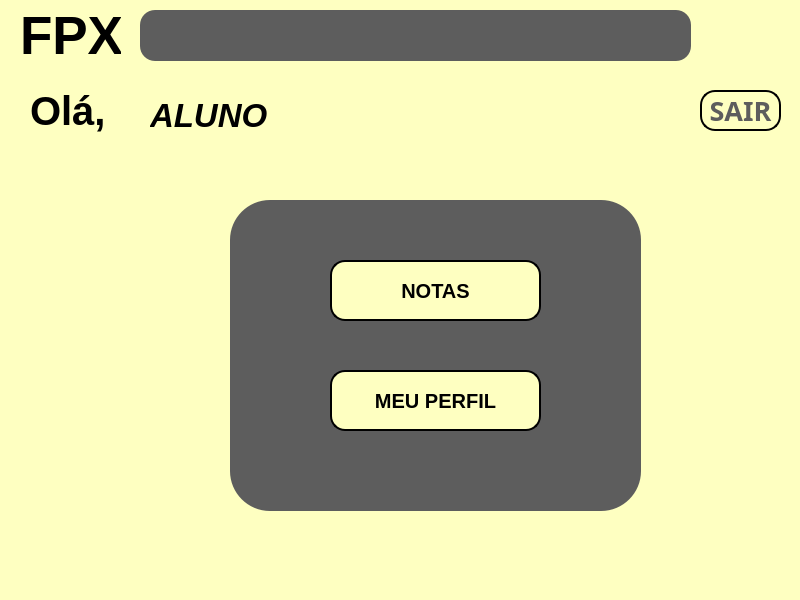
<?xml version="1.0" encoding="UTF-8"?>
<ui version="4.0">
 <class>MainWindow</class>
 <widget class="QMainWindow" name="MainWindow">
  <property name="geometry">
   <rect>
    <x>0</x>
    <y>0</y>
    <width>800</width>
    <height>600</height>
   </rect>
  </property>
  <property name="minimumSize">
   <size>
    <width>800</width>
    <height>600</height>
   </size>
  </property>
  <property name="maximumSize">
   <size>
    <width>800</width>
    <height>600</height>
   </size>
  </property>
  <property name="windowTitle">
   <string>Tela Inicial</string>
  </property>
  <property name="windowIcon">
   <iconset>
    <normaloff>../../../Downloads/guilherme puto/sources/Icone janela.png</normaloff>../../../Downloads/guilherme puto/sources/Icone janela.png</iconset>
  </property>
  <property name="styleSheet">
   <string notr="true">background-color: rgb(254, 255, 193);</string>
  </property>
  <widget class="QWidget" name="centralwidget">
   <widget class="QLabel" name="label_2">
    <property name="geometry">
     <rect>
      <x>30</x>
      <y>80</y>
      <width>131</width>
      <height>61</height>
     </rect>
    </property>
    <property name="font">
     <font>
      <pointsize>30</pointsize>
      <weight>75</weight>
      <bold>true</bold>
     </font>
    </property>
    <property name="text">
     <string>Olá, </string>
    </property>
   </widget>
   <widget class="QFrame" name="frame">
    <property name="geometry">
     <rect>
      <x>140</x>
      <y>10</y>
      <width>551</width>
      <height>51</height>
     </rect>
    </property>
    <property name="styleSheet">
     <string notr="true">background-color: rgb(93, 93, 93);
border-radius: 15px;
border-style: outset;
border- width: 2px;</string>
    </property>
    <property name="frameShape">
     <enum>QFrame::StyledPanel</enum>
    </property>
    <property name="frameShadow">
     <enum>QFrame::Raised</enum>
    </property>
   </widget>
   <widget class="QLabel" name="label">
    <property name="geometry">
     <rect>
      <x>20</x>
      <y>10</y>
      <width>101</width>
      <height>51</height>
     </rect>
    </property>
    <property name="font">
     <font>
      <pointsize>40</pointsize>
      <weight>75</weight>
      <bold>true</bold>
     </font>
    </property>
    <property name="text">
     <string>FPX</string>
    </property>
   </widget>
   <widget class="QPushButton" name="pushButton">
    <property name="geometry">
     <rect>
      <x>700</x>
      <y>90</y>
      <width>81</width>
      <height>41</height>
     </rect>
    </property>
    <property name="font">
     <font>
      <family>Yu Gothic</family>
      <pointsize>20</pointsize>
      <weight>75</weight>
      <italic>false</italic>
      <bold>true</bold>
     </font>
    </property>
    <property name="styleSheet">
     <string notr="true">color: rgb(93, 93, 93);
border-style: outset;
border-width: 2px;
border-radius: 15px;
border-color: black;</string>
    </property>
    <property name="text">
     <string>SAIR</string>
    </property>
   </widget>
   <widget class="QLabel" name="label_3">
    <property name="geometry">
     <rect>
      <x>150</x>
      <y>90</y>
      <width>521</width>
      <height>51</height>
     </rect>
    </property>
    <property name="font">
     <font>
      <pointsize>25</pointsize>
      <weight>75</weight>
      <italic>true</italic>
      <bold>true</bold>
     </font>
    </property>
    <property name="text">
     <string>ALUNO</string>
    </property>
   </widget>
   <widget class="QFrame" name="frame_2">
    <property name="geometry">
     <rect>
      <x>230</x>
      <y>200</y>
      <width>411</width>
      <height>311</height>
     </rect>
    </property>
    <property name="styleSheet">
     <string notr="true">background-color: rgb(93, 93, 93);
border-radius: 40px;
border-style: outset;
border- width: 4px;</string>
    </property>
    <property name="frameShape">
     <enum>QFrame::StyledPanel</enum>
    </property>
    <property name="frameShadow">
     <enum>QFrame::Raised</enum>
    </property>
    <widget class="QPushButton" name="pushButton_3">
     <property name="geometry">
      <rect>
       <x>100</x>
       <y>170</y>
       <width>211</width>
       <height>61</height>
      </rect>
     </property>
     <property name="font">
      <font>
       <pointsize>15</pointsize>
       <weight>75</weight>
       <bold>true</bold>
      </font>
     </property>
     <property name="styleSheet">
      <string notr="true">background-color: rgb(254, 255, 193);
border-style: outset;
border-width: 2px;
border-radius: 15px;
border-color: black;</string>
     </property>
     <property name="text">
      <string>MEU PERFIL</string>
     </property>
    </widget>
    <widget class="QPushButton" name="pushButton_2">
     <property name="geometry">
      <rect>
       <x>100</x>
       <y>60</y>
       <width>211</width>
       <height>61</height>
      </rect>
     </property>
     <property name="font">
      <font>
       <pointsize>15</pointsize>
       <weight>75</weight>
       <bold>true</bold>
      </font>
     </property>
     <property name="styleSheet">
      <string notr="true">background-color: rgb(254, 255, 193);
border-style: outset;
border-width: 2px;
border-radius: 15px;
border-color: black;</string>
     </property>
     <property name="text">
      <string>NOTAS</string>
     </property>
    </widget>
   </widget>
  </widget>
  <widget class="QMenuBar" name="menubar">
   <property name="geometry">
    <rect>
     <x>0</x>
     <y>0</y>
     <width>800</width>
     <height>21</height>
    </rect>
   </property>
  </widget>
  <widget class="QStatusBar" name="statusbar"/>
 </widget>
 <resources/>
 <connections/>
</ui>
